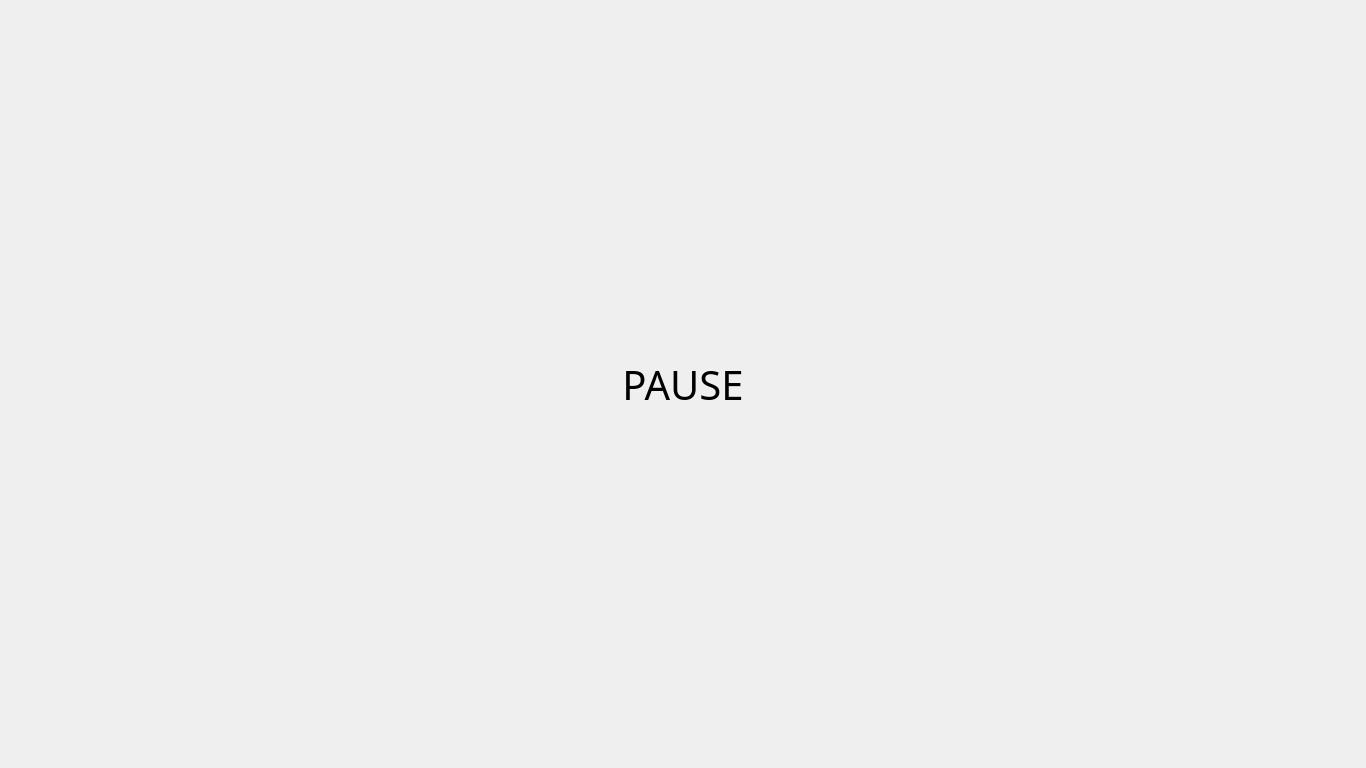
<?xml version="1.0" encoding="UTF-8"?>
<ui version="4.0">
 <class>Pause</class>
 <widget class="QWidget" name="Pause">
  <property name="geometry">
   <rect>
    <x>0</x>
    <y>0</y>
    <width>1366</width>
    <height>768</height>
   </rect>
  </property>
  <property name="windowTitle">
   <string>Form</string>
  </property>
  <widget class="QLabel" name="label">
   <property name="geometry">
    <rect>
     <x>0</x>
     <y>0</y>
     <width>1366</width>
     <height>768</height>
    </rect>
   </property>
   <property name="font">
    <font>
     <family>Press Start K</family>
     <pointsize>30</pointsize>
    </font>
   </property>
   <property name="text">
    <string>PAUSE</string>
   </property>
   <property name="alignment">
    <set>Qt::AlignCenter</set>
   </property>
  </widget>
 </widget>
 <resources/>
 <connections/>
</ui>
